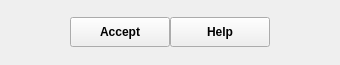
<?xml version="1.0" encoding="UTF-8"?>
<ui version="4.0">
 <class>wgUtil</class>
 <widget class="QWidget" name="wgUtil">
  <property name="geometry">
   <rect>
    <x>0</x>
    <y>0</y>
    <width>340</width>
    <height>65</height>
   </rect>
  </property>
  <property name="maximumSize">
   <size>
    <width>16777215</width>
    <height>100</height>
   </size>
  </property>
  <property name="windowTitle">
   <string>Form</string>
  </property>
  <layout class="QHBoxLayout" name="horizontalLayout_2">
   <property name="spacing">
    <number>0</number>
   </property>
   <property name="leftMargin">
    <number>0</number>
   </property>
   <property name="topMargin">
    <number>0</number>
   </property>
   <property name="rightMargin">
    <number>0</number>
   </property>
   <property name="bottomMargin">
    <number>0</number>
   </property>
   <item>
    <layout class="QHBoxLayout" name="horizontalLayout">
     <item>
      <widget class="QPushButton" name="btnAccept">
       <property name="maximumSize">
        <size>
         <width>100</width>
         <height>30</height>
        </size>
       </property>
       <property name="font">
        <font>
         <family>System</family>
         <weight>75</weight>
         <bold>true</bold>
        </font>
       </property>
       <property name="text">
        <string>Accept</string>
       </property>
       <property name="iconSize">
        <size>
         <width>16</width>
         <height>16</height>
        </size>
       </property>
      </widget>
     </item>
     <item>
      <widget class="QPushButton" name="btnHelp">
       <property name="maximumSize">
        <size>
         <width>100</width>
         <height>30</height>
        </size>
       </property>
       <property name="font">
        <font>
         <family>System</family>
         <weight>75</weight>
         <bold>true</bold>
        </font>
       </property>
       <property name="text">
        <string>Help</string>
       </property>
       <property name="iconSize">
        <size>
         <width>10</width>
         <height>15</height>
        </size>
       </property>
      </widget>
     </item>
    </layout>
   </item>
  </layout>
 </widget>
 <resources/>
 <connections/>
</ui>
